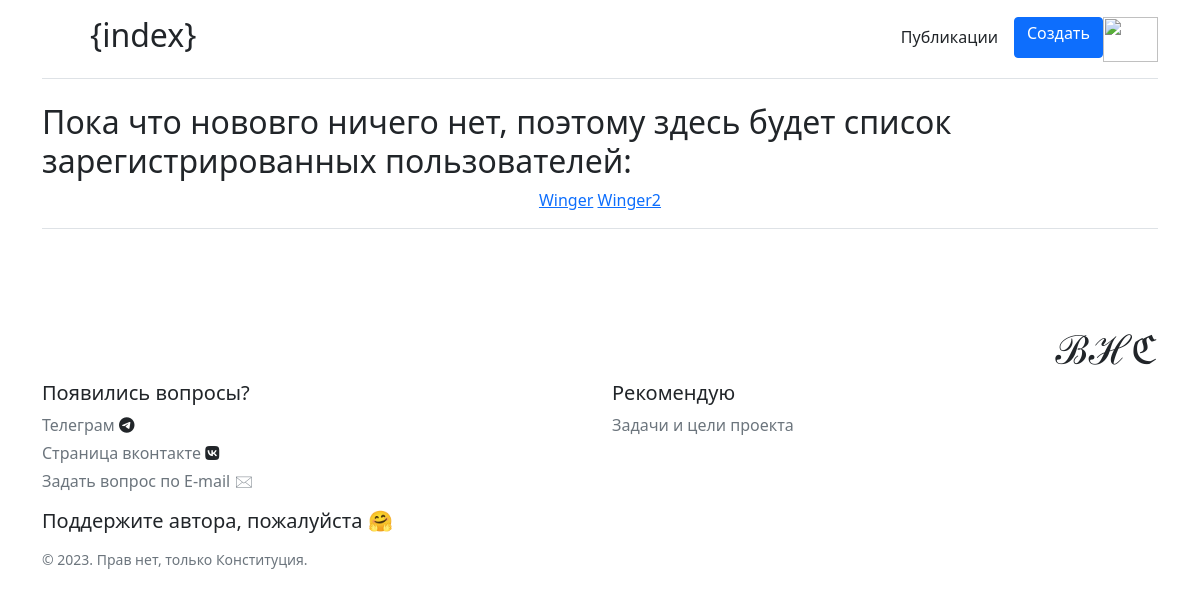
The page /index on the database as committed earlier.
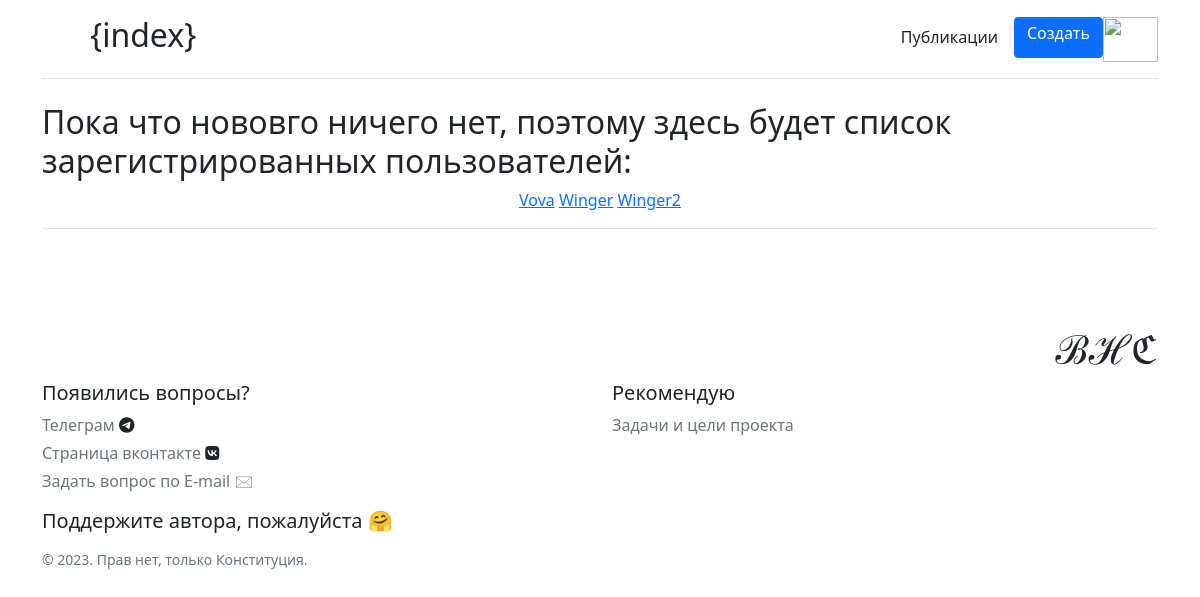
The same page on the database as committed later.
### first_app.py (models this page shows, shortened)
class User(db.Model, UserMixin):
    __bind_key__ = 'users'
    id = db.Column(db.Integer, primary_key=True)
    email = db.Column(db.String(100), nullable=False, index=True, unique=True)
    login = db.Column(db.String(64), nullable=False, index=True, unique=True)
    password = db.Column(db.String(300), nullable=False)
    posts = db.relationship('Post', backref='author', lazy='dynamic')
    color = db.Column(db.String(7), nullable=False, default='#000000')
    image = db.Column(db.String(15), nullable=False, default='Icon1.svg')

### first_app.py (the view)
@first_app.route('/')
@first_app.route('/index')
def index():
    user_s = User.query.order_by(User.login).all()
    return render_template('index.html', datas=user_s)

### first_app.py (called while the page is built)
@first_app.after_request
def redirect_to_signin(response):
    if response.status_code == 401:
        return redirect(url_for('login_page') + '?next=' + request.url)
    return response

### templates/index.html
{% extends 'base.html'%}
{% block head %}<h2>&#123;index&#125;</h2>{% endblock %}
{% block body%}
<h2>Пока что нововго ничего нет, поэтому здесь будет список зарегистрированных пользователей:</h2>
<div class="container" style="text-align: center;">
        {% for el in datas %}
    <a href="/user/{{ el.login }}" class="card-title pricing-card-title">{{ el.login }}</a>
        {% endfor %}
</div>
{% endblock %}

### templates/base.html (shortened to what this page needs)
<!DOCTYPE html>
<html lang="ru">
<head>
    <link rel="stylesheet" href="https://cdn.jsdelivr.net/npm/bootstrap@5.0.2/dist/css/bootstrap.min.css">
    <link rel="stylesheet" href="path/to/font-awesome/css/font-awesome.min.css">
</head>
<body>
<div class="container py-3">
  <header>
    <div class="d-flex flex-column flex-md-row align-items-center pb-3 mb-4 border-bottom">
        <svg xmlns="http://www.w3.org/2000/svg" width="40" height="32" class="me-2" viewBox="0 0 118 94" role="img"><path fill-rule="evenodd" clip-rule="evenodd" fill="currentColor"></path></svg>
        <span class="fs-4">{% block head %}{% endblock %}</span>
      <nav class="d-inline-flex mt-2 mt-md-0 ms-md-auto">
        <a class="me-3 py-2 text-dark text-decoration-none" href="{{ url_for('news') }}">Публикации</a>
        <a href="{{ url_for('create') }}"><button type="button" class="btn btn-primary"><h6>Создать</h6></button></a>
          {% if current_user.is_authenticated != True %}
          <a href="{{ url_for('register') }}" title="Ты кто? Зарегайся, пожалуйста &#128522;"><img src="https://www.freepngimg.com/thumb/anonymous/36005-3-anonymous-transparent-background.png" width="55" height="45"></a>
          {% endif %}
      </nav>
    </div>
  </header>
  <main>
      {% block body %}{% endblock %}
  </main>
    <div class="d-flex flex-column flex-md-row align-items-center pb-3 mb-4 border-bottom"></div>
  <footer class="pt-4 my-md-5 pt-md-5">
    <div class="row">
      <div class="col-12 col-md">
        <h1 style='text-align: right;'>&#8492;&#8459;&#8493;</h1>
      </div>
      <div class="col-6 col-md">
        <h5>Появились вопросы?</h5>
        <ul class="list-unstyled text-small">
          <li class="mb-1"><a class="link-secondary text-decoration-none" href="https://t.me/Winger178">Телеграм </a><i class="fa fa-telegram" aria-hidden="true"></i></li>
          <li class="mb-1"><a class="link-secondary text-decoration-none" href="https://vk.com/tankostatist">Страница вконтакте </a><i class="fa fa-vk" aria-hidden="true"></i></li>
          <li class="mb-1"><a class="link-secondary text-decoration-none" href="{{ url_for('contact') }}">Задать вопрос по E-mail &#128386;</a></li>
        </ul>
      </div>
      <div class="col-6 col-md">
        <h5>Рекомендую</h5>
        <ul class="list-unstyled text-small">
          <li class="mb-1"><a class="link-secondary text-decoration-none" href="{{ url_for('about') }}">Задачи и цели проекта</a></li>
        </ul>
      </div>
      <div class="col-6 col-md">
        <h5>Поддержите автора, пожалуйста &#129303;</h5>
        <small class="d-block mb-3 text-muted">© 2023. Прав нет, только Конституция.</small>
      </div>
    </div>
  </footer>
  </div>
</body>
</html>

Rows that differ between the two databases and show on the page:
added User: login "Vova"
